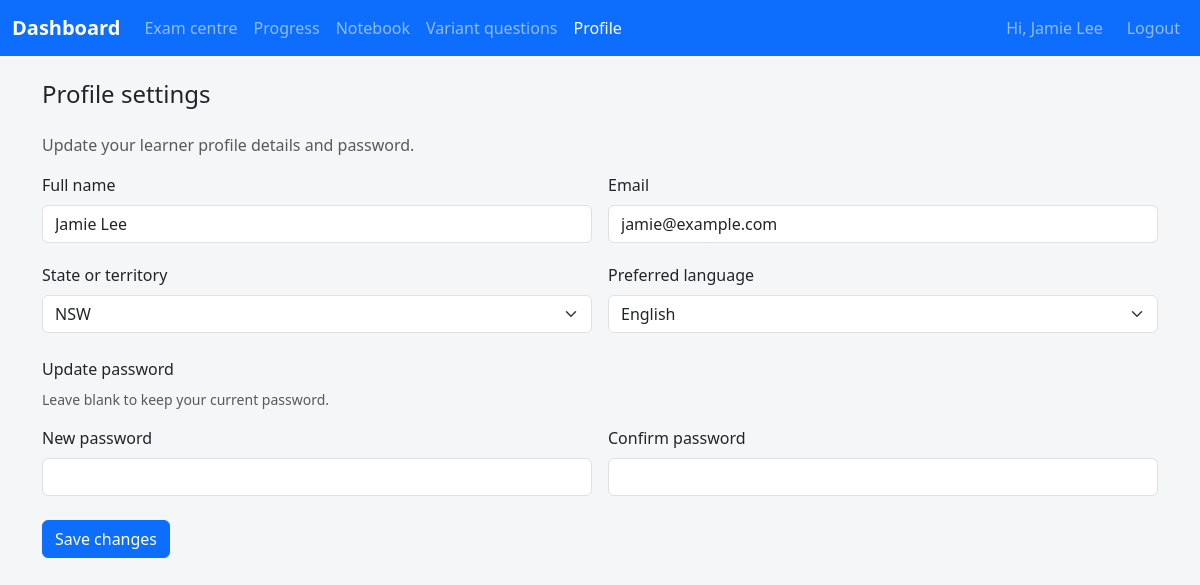
/student/profile (signed in), run on the app's committed database.
### app/models.py (models this page shows, shortened)
class Student(UserMixin, db.Model):
    __tablename__ = "students"
    id = db.Column(db.Integer, primary_key=True)
    name = db.Column(db.String(120), nullable=False)
    email = db.Column(db.String(120), unique=True)
    mobile_number = db.Column(db.String(20), unique=True, nullable=False)
    password_hash = db.Column(db.String(255), nullable=False)
    state = db.Column(db.String(10), nullable=False)
    preferred_language = db.Column(db.String(20), nullable=False, default="ENGLISH")
    target_exam_date = db.Column(Date)
    avatar_url = db.Column(db.String(500))
    notification_push_enabled = db.Column(Boolean, nullable=False, default=True)
    notification_email_enabled = db.Column(Boolean, nullable=False, default=True)
    profile_version = db.Column(db.Integer, nullable=False, default=1)
    profile_updated_at = db.Column(
        db.DateTime, default=datetime.utcnow, onupdate=datetime.utcnow, nullable=False
    )
    last_login_at = db.Column(db.DateTime)
    assigned_coach_id = db.Column(db.Integer, db.ForeignKey("coaches.id"))
    coach = db.relationship("Coach", back_populates="students")
    mock_exam_summaries = db.relationship(
        "MockExamSummary", back_populates="student", cascade="all, delete-orphan"
    )
    bookings = db.relationship("Appointment", back_populates="student")
    exam_sessions = db.relationship(
        "StudentExamSession", back_populates="student", cascade="all, delete-orphan"
    )
    question_attempts = db.relationship(
        "QuestionAttempt", back_populates="student", cascade="all, delete-orphan"
    )
    notebook_entries = db.relationship(
        "NotebookEntry", back_populates="student", cascade="all, delete-orphan"
    )
    state_progress = db.relationship(
        "StudentStateProgress", back_populates="student", cascade="all, delete-orphan"
    )
    auth_tokens = db.relationship(
        "StudentAuthToken", back_populates="student", cascade="all, delete-orphan"
    )
    starred_questions = db.relationship(
        "StarredQuestion", back_populates="student", cascade="all, delete-orphan"
    )
    login_windows = db.relationship(
        "StudentLoginRateLimit", back_populates="student", cascade="all, delete-orphan"
    )
    variant_groups = db.relationship(
        "VariantQuestionGroup", back_populates="student", cascade="all, delete-orphan"
    )
    variant_questions = db.relationship(
        "VariantQuestion", back_populates="student", cascade="all, delete-orphan"
    )
    @property
    def is_student(self) -> bool:
        return True

### app/student/routes.py (the view, shortened to what this page needs)
@student_bp.route("/profile", methods=["GET", "POST"])
@login_required
def profile():
    student = _current_student()
    if not student:
        return _redirect_non_students()
    return render_template(
        "student/profile.html",
        state_choices=STATE_CHOICES,
        language_codes=LANGUAGE_CODES,
    )

### app/coach/routes.py (called while the page is built, shortened)
@coach_bp.before_app_request
def _restrict_student_portal_access():
    if request.blueprint != "coach":
        return None

### app/i18n.py (called while the page is built)
def normalise_language_code(language: str | None) -> str | None:
    if not language:
        return None
    code = language.strip().upper()
    if code in SUPPORTED_LANGUAGES:
        return code
    return None

def ensure_language_code(language: str | None) -> str:
    normalised = normalise_language_code(language)
    return normalised or DEFAULT_LANGUAGE

def translate_text(text: str, language: str, **format_values: str) -> str:
    catalogue = TRANSLATIONS.get(language, {})
    translated = catalogue.get(text, text)
    if format_values:
        try:
            return translated.format(**format_values)
        except (KeyError, IndexError):
            return translated
    return translated

def language_display_name(language: str, active_language: str | None = None) -> str:
    target_code = ensure_language_code(language)
    active_code = ensure_language_code(active_language or DEFAULT_LANGUAGE)
    meta = SUPPORTED_LANGUAGES.get(target_code, {})
    translation_key = meta.get("translation_key") or meta.get("label") or target_code.title()
    return translate_text(translation_key, active_code)

### app/student/routes.py (called while the page is built)
def _current_student() -> Student | None:
    if not current_user.is_authenticated:
        return None
    student = current_user._get_current_object()
    if isinstance(student, Student):
        return student
    return None

### app/templates/student/profile.html (shortened to what this page needs)
{% extends 'base.html' %}
{% block content %}
<h1 class="h4 mb-4">{{ _('Profile settings') }}</h1>
<p class="text-muted">{{ _('Update your learner profile details and password.') }}</p>
<form method="post">
  <div class="row g-3">
    <div class="col-md-6">
      <label for="name" class="form-label">{{ _('Full name') }}</label>
      <input type="text" class="form-control" id="name" name="name" value="{{ current_user.name }}" required>
    </div>
    <div class="col-md-6">
      <label for="email" class="form-label">{{ _('Email') }}</label>
      <input type="email" class="form-control" id="email" name="email" value="{{ current_user.email or '' }}" placeholder="{{ _('Optional') }}">
    </div>
  </div>
  <div class="row g-3 mt-1">
    <div class="col-md-6">
      <label for="state" class="form-label">{{ _('State or territory') }}</label>
      <select class="form-select" id="state" name="state" required>
        {% for state in state_choices %}
        <option value="{{ state }}" {% if current_user.state == state %}selected{% endif %}>{{ state }}</option>
        {% endfor %}
      </select>
    </div>
    <div class="col-md-6">
      <label for="preferred_language" class="form-label">{{ _('Preferred language') }}</label>
      <select class="form-select" id="preferred_language" name="preferred_language" required>
        {% set selected_language = (request.form.get('preferred_language') or current_user.preferred_language or active_language) %}
        {% for code in language_codes %}
        <option value="{{ code }}" {% if selected_language == code %}selected{% endif %}>{{ language_name(code) }}</option>
        {% endfor %}
      </select>
    </div>
  </div>
  <fieldset class="mt-4">
    <legend class="fs-6">{{ _('Update password') }}</legend>
    <p class="text-muted small">{{ _('Leave blank to keep your current password.') }}</p>
    <div class="row g-3">
      <div class="col-md-6">
        <label for="new_password" class="form-label">{{ _('New password') }}</label>
        <input type="password" class="form-control" id="new_password" name="new_password" autocomplete="new-password">
      </div>
      <div class="col-md-6">
        <label for="confirm_password" class="form-label">{{ _('Confirm password') }}</label>
        <input type="password" class="form-control" id="confirm_password" name="confirm_password" autocomplete="new-password">
      </div>
    </div>
  </fieldset>
  <div class="mt-4">
    <button type="submit" class="btn btn-primary">{{ _('Save changes') }}</button>
  </div>
</form>
{% endblock %}

### app/templates/base.html (shortened to what this page needs)
<!doctype html>
<html lang="{{ 'zh-Hans' if active_language == 'CHINESE' else 'en' }}">
  <head>
    <link
      href="https://cdn.jsdelivr.net/npm/bootstrap@5.3.3/dist/css/bootstrap.min.css"
      rel="stylesheet"
    >
    <link rel="stylesheet" href="{{ url_for('static', filename='css/app.css') }}">
  </head>
  <body class="{% block body_class %}{% endblock %}">
    {% block navbar %}
    <nav class="navbar navbar-expand-lg navbar-dark bg-primary mb-4">
      <div class="container-fluid">
        {% if current_user.is_authenticated %}
          {% set is_student = current_user.is_student %}
          {% set home_endpoint = 'student.dashboard' if is_student else 'coach.dashboard' %}
        {% else %}
          {% set is_student = False %}
          {% set home_endpoint = 'coach.login' %}
        {% endif %}
        <a class="navbar-brand" href="{{ url_for(home_endpoint) }}" aria-label="{{ _('Dashboard') }}">
          {{ _('Dashboard') }}
        </a>
        <div class="collapse navbar-collapse" id="navbarNav">
          {% set endpoint = request.endpoint or '' %}
          <ul class="navbar-nav me-auto">
            {% if current_user.is_authenticated %}
              {% if is_student %}
              <li class="nav-item"><a class="nav-link {% if endpoint.startswith('student.exams') %}active{% endif %}" href="{{ url_for('student.exams') }}">{{ _('Exam centre') }}</a></li>
              <li class="nav-item"><a class="nav-link {% if endpoint == 'student.progress' %}active{% endif %}" href="{{ url_for('student.progress') }}">{{ _('Progress') }}</a></li>
              <li class="nav-item"><a class="nav-link " href="{{ url_for('student.notebook') }}">{{ _('Notebook') }}</a></li>
              <li class="nav-item"><a class="nav-link {% if endpoint.startswith('student.variant') %}active{% endif %}" href="{{ url_for('student.variant_list') }}">{{ _('Variant questions') }}</a></li>
              <li class="nav-item"><a class="nav-link {% if endpoint.startswith('student.profile') %}active{% endif %}" href="{{ url_for('student.profile') }}">{{ _('Profile') }}</a></li>
              {% endif %}
            {% endif %}
          </ul>
          <ul class="navbar-nav ms-auto align-items-center gap-3">
            {% if current_user.is_authenticated %}
            <li class="nav-item d-flex align-items-center gap-2">
              <span class="navbar-text">{{ _('Hi') }}, {{ current_user.name }}</span>
            </li>
            <li class="nav-item"><a class="nav-link" href="{{ url_for('coach.logout') }}">{{ _('Logout') }}</a></li>
            {% endif %}
          </ul>
        </div>
      </div>
    </nav>
    {% endblock %}
    <main class="{% block main_class %}container{% endblock %}">
      {% block content %}{% endblock %}
    </main>
  </body>
</html>

### app/static/css/app.css (style rules this page uses)
body { background-color: #f5f6f8; }
.navbar-brand { font-weight: 600; }

### data on the page
Student: name "Jamie Lee", email "jamie@example.com", state "NSW", preferred_language "English"
